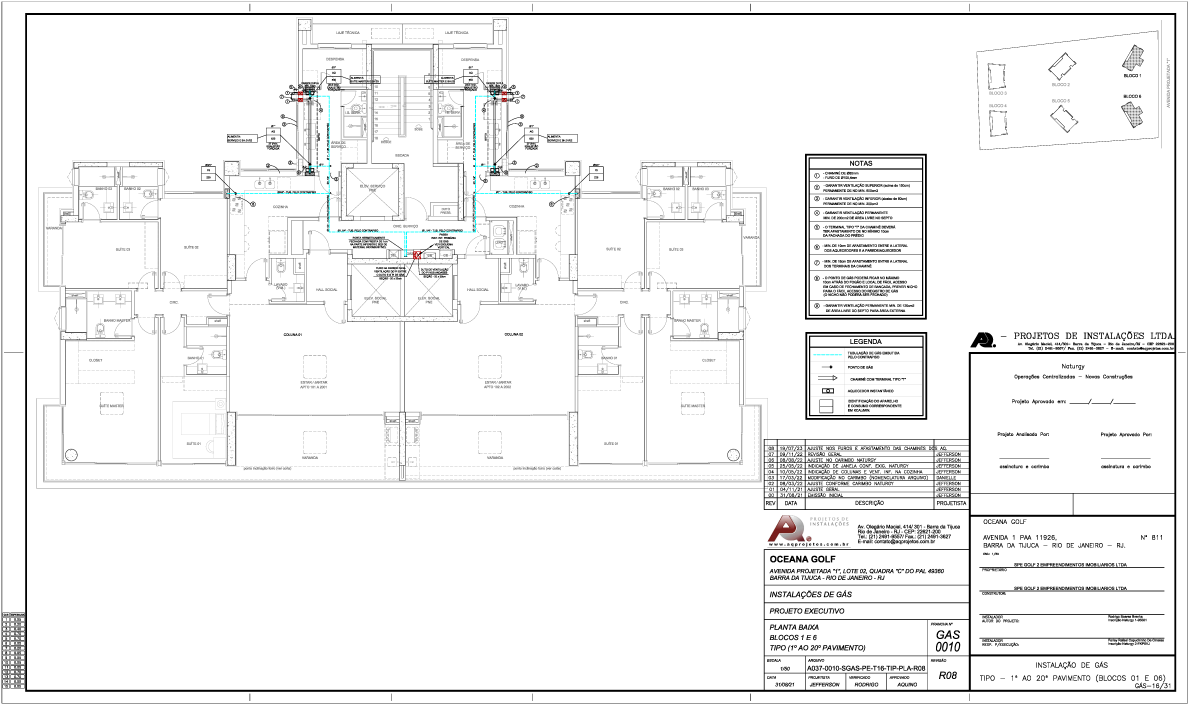
#> input picture dados/plantas_baixadas/planta_construcode.png, 5946 x 3525 px (shown at 1/5 size)
$ python melhorar_imagem_ocr_v2.py
#> lines starting #> are read from the running program, lines starting #| are printed output that depends on the picture; after the words box and inside, x2 and y2 are one past the last pixel; in counts of white or black regions, pixels touching at a corner belong together
import cv2
import numpy as np
from PIL import Image
import os

def processar_imagem_para_ocr(caminho_entrada, caminho_saida):
    print(f"🔍 Processando: {caminho_entrada}")

    # Carregar imagem
    img = cv2.imread(caminho_entrada, 0)
#> img: shape (3525, 5946); min 0, max 255, mean 242.5

    # 1. Redimensionar se muito grande (OCR funciona melhor com ~300 DPI)
    altura, largura = img.shape
#> altura = 3525; largura = 5946
    if largura > 3000:
        escala = 3000 / largura
#> escala = 0.505
        nova_largura = int(largura * escala)
#> nova_largura = 3000
        nova_altura = int(altura * escala)
#> nova_altura = 1778
        img = cv2.resize(img, (nova_largura, nova_altura), interpolation=cv2.INTER_CUBIC)
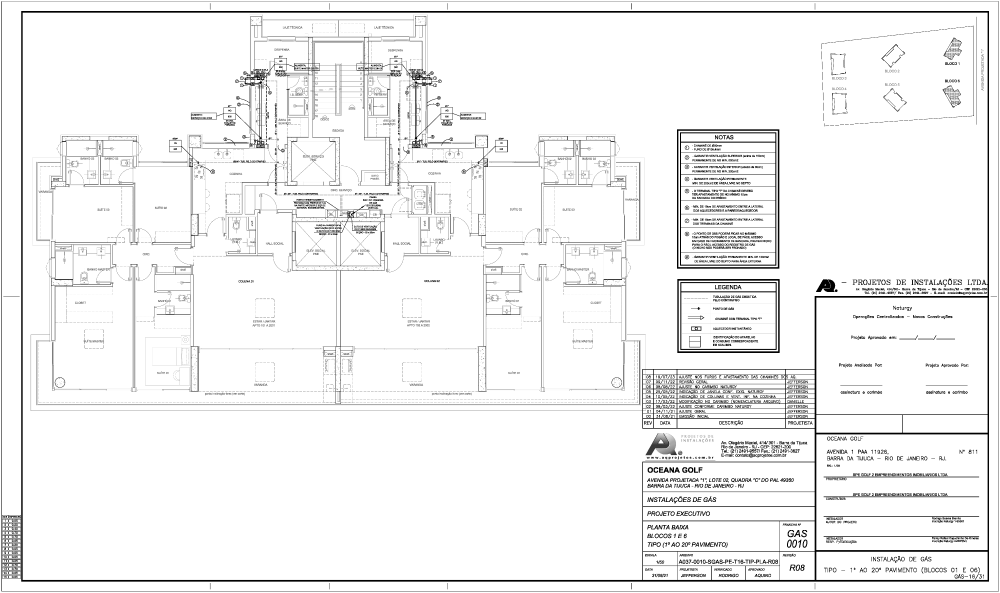
#> img: shape (1778, 3000) (shown at 1/3 size); min 0, max 255, mean 242.4
        print(f"�� Redimensionado para: {nova_largura}x{nova_altura}")
#| �� Redimensionado para: 3000x1778

    # 2. Remover ruído
    img = cv2.medianBlur(img, 3)
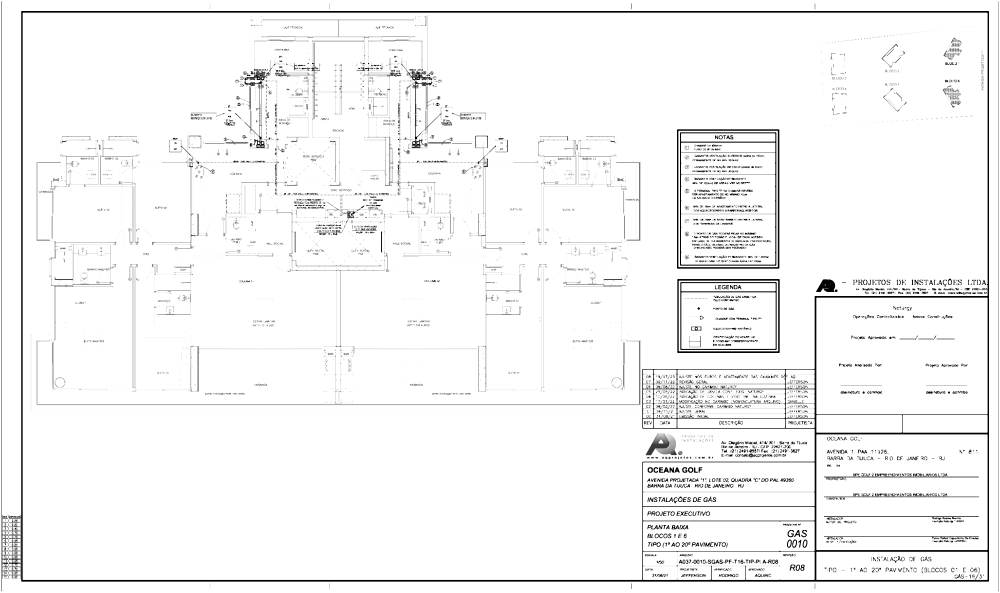
#> img: shape (1778, 3000) (shown at 1/3 size); min 0, max 255, mean 245.4

    # 3. Binarização Otsu (melhor para texto)
    _, img = cv2.threshold(img, 0, 255, cv2.THRESH_BINARY + cv2.THRESH_OTSU)
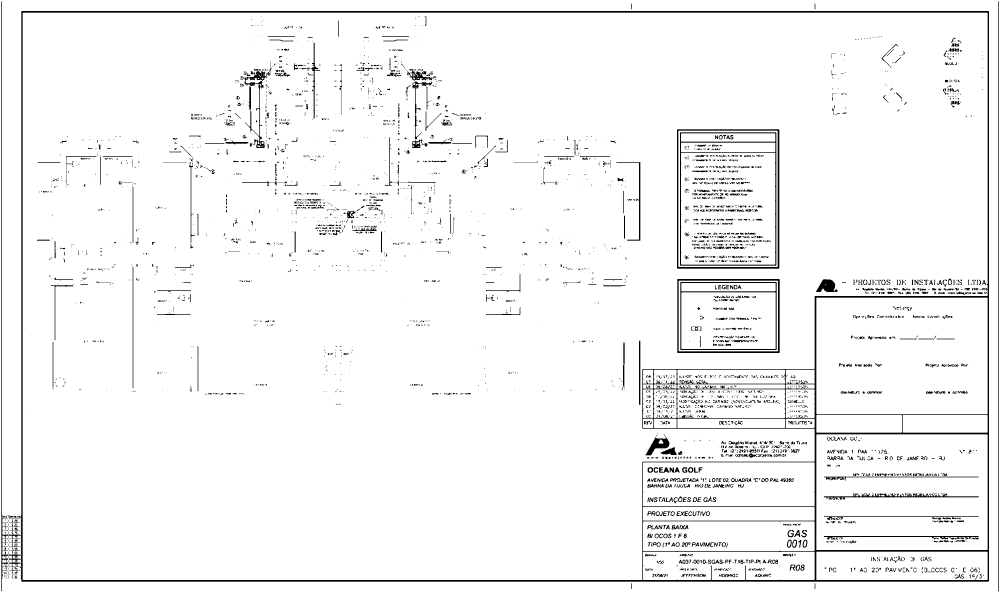
#> img: shape (1778, 3000) (shown at 1/3 size); 96.1% white; 4718 black regions (3470 under 20 px), largest, box (x1, y1, x2, y2) and area: (28, 33, 2967, 1745) 69276, (2031, 388, 2338, 806) 6444, (2040, 397, 2329, 797) 5563

    # 4. Dilatar levemente para conectar caracteres quebrados
    kernel = np.ones((1,1), np.uint8)
    img = cv2.dilate(img, kernel, iterations=1)
    img = cv2.erode(img, kernel, iterations=1)

    # 5. Salvar com DPI correto
    cv2.imwrite(caminho_saida, img)

    # Adicionar DPI usando PIL
    img_pil = Image.open(caminho_saida)
    img_pil.save(caminho_saida, dpi=(300, 300))

    print(f"✅ Salvo com 300 DPI: {caminho_saida}")

    # Estatísticas
    tamanho_mb = os.path.getsize(caminho_saida) / (1024*1024)
    print(f"📊 Tamanho final: {tamanho_mb:.2f} MB")

# Processar
processar_imagem_para_ocr(
    'dados/plantas_baixadas/planta_construcode.png',
    'dados/plantas_baixadas/planta_construcode_OTIMIZADA.png'
)

$ run again, with dados/plantas_baixadas/planta_destacada.png copied over dados/plantas_baixadas/planta_construcode.png
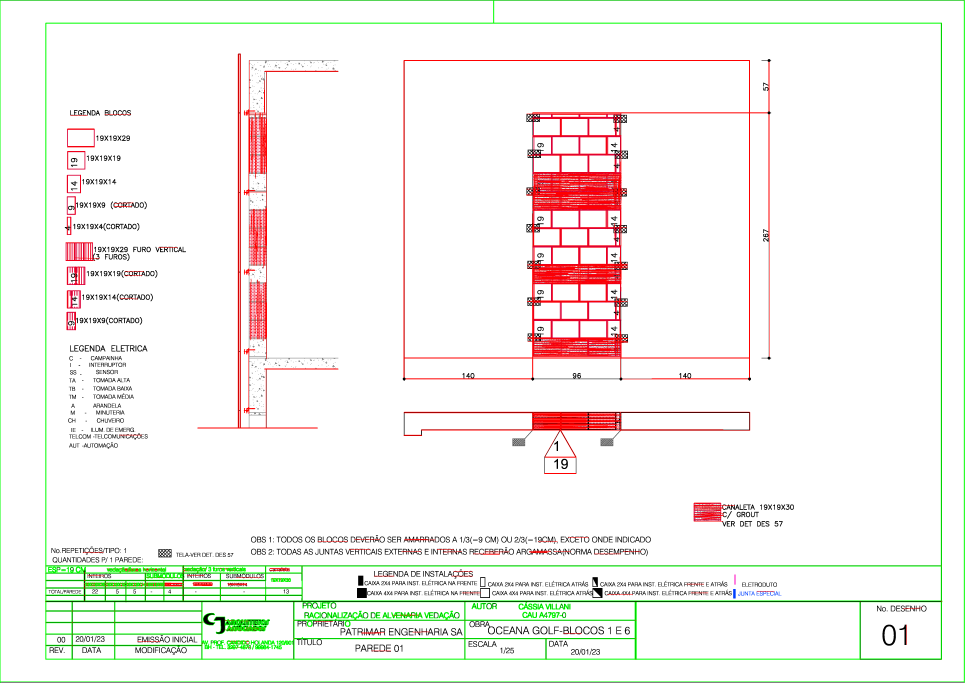
#> input picture dados/plantas_baixadas/planta_destacada.png, 5790 x 4093 px (shown at 1/6 size)
#> in processar_imagem_para_ocr, `img = cv2.resize(img, (nova_largura, nova_altura), interpolation=cv2.I..`:
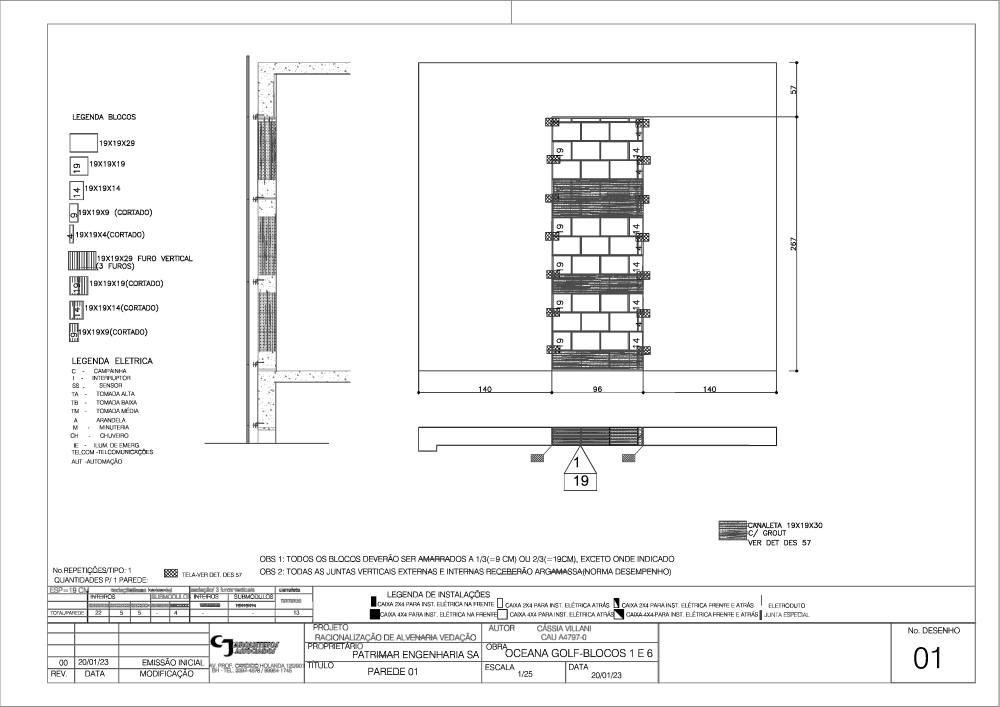
#> img: shape (2120, 2999) (shown at 1/3 size); min 0, max 255, mean 243.4
#| �� Redimensionado para: 2999x2120
#> in processar_imagem_para_ocr, `_, img = cv2.threshold(img, 0, 255, cv2.THRESH_BINARY + cv2.THRESH_OTSU)`:
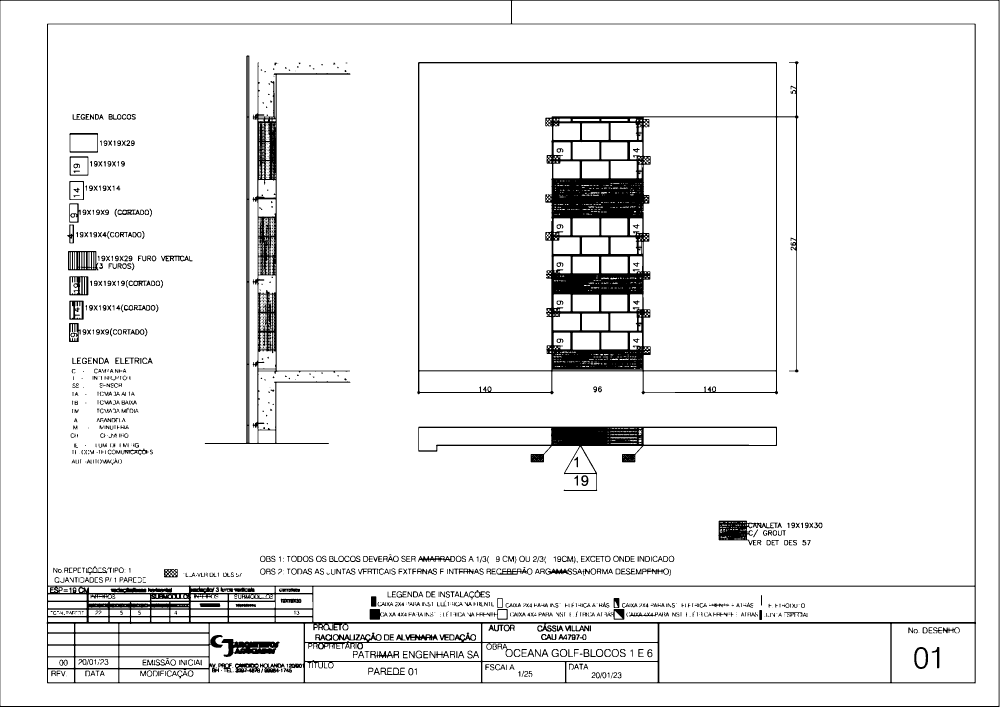
#> img: shape (2120, 2999) (shown at 1/3 size); 93.5% white; 1188 black regions (383 under 20 px), largest, box (x1, y1, x2, y2) and area: (1252, 184, 2396, 1183) 122388, (0, 0, 2998, 2120) 114854, (614, 166, 1051, 1332) 37479
